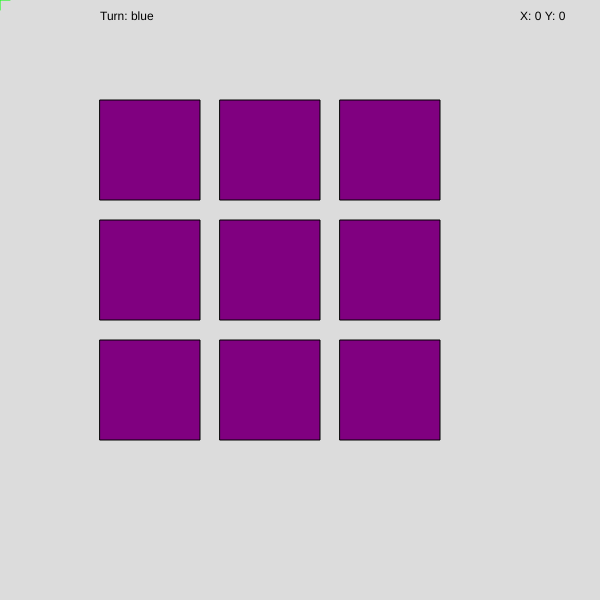
Frame 1 (no input)
Frame 60 (no input): identical to frame 1, image omitted
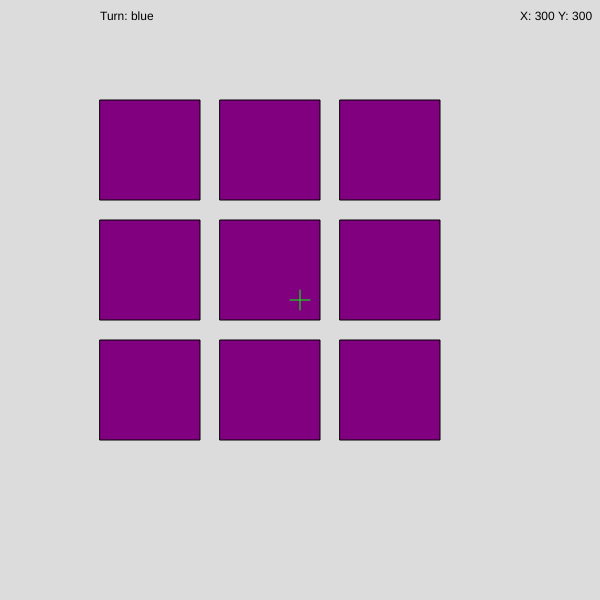
Frame 120 (the mouse pressed at the canvas centre since frame 60)

The p5.js sketch that drew these frames (run headless with seeded random() and noise() and a simulated clock; from frame 60 on, the mouse is pressed at the canvas centre):

// p5.js sketch
// ── sketch.js
// Grid state values ("purple" = empty, "blue" = player 1 / X, "red" = player 2 / O)
let value0 = "purple"; let value1 = "purple"; let value2 = "purple";
let value3 = "purple"; let value4 = "purple"; let value5 = "purple";
let value6 = "purple"; let value7 = "purple"; let value8 = "purple";

// keeps track of whose turn it is and if the game already ended
let currentPlayer = "blue";
let gameOver = false;
let winnerMessage = "";

function setup() {
  createCanvas(600, 600);
}

function draw() {
  background(220);

  // Display current mouse coordinates
  push();
  fill(0);
  text("X: " + mouseX + " Y: " + mouseY, 520, 20);
  pop();

  // Turn / winner message
  push();
  fill(0);
  if (gameOver == true) {
    text(winnerMessage + " - click to play again", 100, 20);
  } else {
    text("Turn: " + currentPlayer, 100, 20);
  }
  pop();

  // Draw the 3x3 interactive grid
  push();
  let vakjeX = 100;
  let vakjeY = 100;
  let vakjeW = 100;
  let vakjeH = 100;

  // Define functions to draw each rectangle
  vakje0 = () => { rect(vakjeX, vakjeY, vakjeW, vakjeH) };
  vakje1 = () => { rect(vakjeX, vakjeY, vakjeW, vakjeH) };
  vakje2 = () => { rect(vakjeX, vakjeY, vakjeW, vakjeH) };
  vakje3 = () => { rect(vakjeX, vakjeY, vakjeW, vakjeH) };
  vakje4 = () => { rect(vakjeX, vakjeY, vakjeW, vakjeH) };
  vakje5 = () => { rect(vakjeX, vakjeY, vakjeW, vakjeH) };
  vakje6 = () => { rect(vakjeX, vakjeY, vakjeW, vakjeH) };
  vakje7 = () => { rect(vakjeX, vakjeY, vakjeW, vakjeH) };
  vakje8 = () => { rect(vakjeX, vakjeY, vakjeW, vakjeH) };

  // Render Row 1
  fill(value0); vakje0();
  if (value0 === "blue") {
    stroke(255); strokeWeight(6);
    line(vakjeX + 20, vakjeY + 20, vakjeX + 80, vakjeY + 80);
    line(vakjeX + 80, vakjeY + 20, vakjeX + 20, vakjeY + 80);
  } else if (value0 === "red") {
    noFill(); stroke(255); strokeWeight(6);
    circle(vakjeX + 50, vakjeY + 50, 70);
  }
  vakjeX = vakjeX + 100 + 20;

  fill(value1); vakje1();
  if (value1 === "blue") {
    stroke(255); strokeWeight(6);
    line(vakjeX + 20, vakjeY + 20, vakjeX + 80, vakjeY + 80);
    line(vakjeX + 80, vakjeY + 20, vakjeX + 20, vakjeY + 80);
  } else if (value1 === "red") {
    noFill(); stroke(255); strokeWeight(6);
    circle(vakjeX + 50, vakjeY + 50, 70);
  }
  vakjeX = vakjeX + 100 + 20;

  fill(value2); vakje2();
  if (value2 === "blue") {
    stroke(255); strokeWeight(6);
    line(vakjeX + 20, vakjeY + 20, vakjeX + 80, vakjeY + 80);
    line(vakjeX + 80, vakjeY + 20, vakjeX + 20, vakjeY + 80);
  } else if (value2 === "red") {
    noFill(); stroke(255); strokeWeight(6);
    circle(vakjeX + 50, vakjeY + 50, 70);
  }
  vakjeX = vakjeX + 100 + 20;

  // Reset X position and move down to Row 2
  vakjeX = 100;
  vakjeY = vakjeY + 100 + 20;

  // Render Row 2
  fill(value3); vakje3();
  if (value3 === "blue") {
    stroke(255); strokeWeight(6);
    line(vakjeX + 20, vakjeY + 20, vakjeX + 80, vakjeY + 80);
    line(vakjeX + 80, vakjeY + 20, vakjeX + 20, vakjeY + 80);
  } else if (value3 === "red") {
    noFill(); stroke(255); strokeWeight(6);
    circle(vakjeX + 50, vakjeY + 50, 70);
  }
  vakjeX = vakjeX + 100 + 20;

  fill(value4); vakje4();
  if (value4 === "blue") {
    stroke(255); strokeWeight(6);
    line(vakjeX + 20, vakjeY + 20, vakjeX + 80, vakjeY + 80);
    line(vakjeX + 80, vakjeY + 20, vakjeX + 20, vakjeY + 80);
  } else if (value4 === "red") {
    noFill(); stroke(255); strokeWeight(6);
    circle(vakjeX + 50, vakjeY + 50, 70);
  }
  vakjeX = vakjeX + 100 + 20;

  fill(value5); vakje5();
  if (value5 === "blue") {
    stroke(255); strokeWeight(6);
    line(vakjeX + 20, vakjeY + 20, vakjeX + 80, vakjeY + 80);
    line(vakjeX + 80, vakjeY + 20, vakjeX + 20, vakjeY + 80);
  } else if (value5 === "red") {
    noFill(); stroke(255); strokeWeight(6);
    circle(vakjeX + 50, vakjeY + 50, 70);
  }
  vakjeX = vakjeX + 100 + 20;

  // Reset X position and move down to Row 3
  vakjeX = 100;
  vakjeY = vakjeY + 100 + 20;

  // Render Row 3
  fill(value6); vakje6();
  if (value6 === "blue") {
    stroke(255); strokeWeight(6);
    line(vakjeX + 20, vakjeY + 20, vakjeX + 80, vakjeY + 80);
    line(vakjeX + 80, vakjeY + 20, vakjeX + 20, vakjeY + 80);
  } else if (value6 === "red") {
    noFill(); stroke(255); strokeWeight(6);
    circle(vakjeX + 50, vakjeY + 50, 70);
  }
  vakjeX = vakjeX + 100 + 20;

  fill(value7); vakje7();
  if (value7 === "blue") {
    stroke(255); strokeWeight(6);
    line(vakjeX + 20, vakjeY + 20, vakjeX + 80, vakjeY + 80);
    line(vakjeX + 80, vakjeY + 20, vakjeX + 20, vakjeY + 80);
  } else if (value7 === "red") {
    noFill(); stroke(255); strokeWeight(6);
    circle(vakjeX + 50, vakjeY + 50, 70);
  }
  vakjeX = vakjeX + 100 + 20;

  fill(value8); vakje8();
  if (value8 === "blue") {
    stroke(255); strokeWeight(6);
    line(vakjeX + 20, vakjeY + 20, vakjeX + 80, vakjeY + 80);
    line(vakjeX + 80, vakjeY + 20, vakjeX + 20, vakjeY + 80);
  } else if (value8 === "red") {
    noFill(); stroke(255); strokeWeight(6);
    circle(vakjeX + 50, vakjeY + 50, 70);
  }
  vakjeX = vakjeX + 100 + 20;
  pop();

  // Draw green custom cursor
  push();
  noCursor();
  stroke(0, 255, 0);
  line(mouseX - 10, mouseY, mouseX + 10, mouseY);
  line(mouseX, mouseY - 10, mouseX, mouseY + 10);
  pop();
}

function mouseClicked() {

  // if the game already ended, this click resets the board for a new round
  if (gameOver == true) {
    value0 = "purple"; value1 = "purple"; value2 = "purple";
    value3 = "purple"; value4 = "purple"; value5 = "purple";
    value6 = "purple"; value7 = "purple"; value8 = "purple";
    gameOver = false;
    currentPlayer = "blue";
    winnerMessage = "";
    return;
  }

  // --- ROW 1 (mouseY goes from 100 to 200) ---

  // Square 0 (Column 1: X from 100 to 200)
  if (mouseX > 100 && mouseX < 200 && mouseY > 100 && mouseY < 200 && value0 === "purple") {
    value0 = currentPlayer;
    if (currentPlayer === "blue") {
      currentPlayer = "red";
    } else {
      currentPlayer = "blue";
    }
  }

  // Square 1 (Column 2: X from 220 to 320)
  if (mouseX > 220 && mouseX < 320 && mouseY > 100 && mouseY < 200 && value1 === "purple") {
    value1 = currentPlayer;
    if (currentPlayer === "blue") {
      currentPlayer = "red";
    } else {
      currentPlayer = "blue";
    }
  }

  // Square 2 (Column 3: X from 340 to 440)
  if (mouseX > 340 && mouseX < 440 && mouseY > 100 && mouseY < 200 && value2 === "purple") {
    value2 = currentPlayer;
    if (currentPlayer === "blue") {
      currentPlayer = "red";
    } else {
      currentPlayer = "blue";
    }
  }

  // --- ROW 2 (mouseY goes from 220 to 320) ---

  // Square 3 (Column 1: X from 100 to 200)
  if (mouseX > 100 && mouseX < 200 && mouseY > 220 && mouseY < 320 && value3 === "purple") {
    value3 = currentPlayer;
    if (currentPlayer === "blue") {
      currentPlayer = "red";
    } else {
      currentPlayer = "blue";
    }
  }

  // Square 4 (Column 2: X from 220 to 320)
  if (mouseX > 220 && mouseX < 320 && mouseY > 220 && mouseY < 320 && value4 === "purple") {
    value4 = currentPlayer;
    if (currentPlayer === "blue") {
      currentPlayer = "red";
    } else {
      currentPlayer = "blue";
    }
  }

  // Square 5 (Column 3: X from 340 to 440)
  if (mouseX > 340 && mouseX < 440 && mouseY > 220 && mouseY < 320 && value5 === "purple") {
    value5 = currentPlayer;
    if (currentPlayer === "blue") {
      currentPlayer = "red";
    } else {
      currentPlayer = "blue";
    }
  }

  // --- ROW 3 (mouseY goes from 340 to 440) ---

  // Square 6 (Column 1: X from 100 to 200)
  if (mouseX > 100 && mouseX < 200 && mouseY > 340 && mouseY < 440 && value6 === "purple") {
    value6 = currentPlayer;
    if (currentPlayer === "blue") {
      currentPlayer = "red";
    } else {
      currentPlayer = "blue";
    }
  }

  // Square 7 (Column 2: X from 220 to 320)
  if (mouseX > 220 && mouseX < 320 && mouseY > 340 && mouseY < 440 && value7 === "purple") {
    value7 = currentPlayer;
    if (currentPlayer === "blue") {
      currentPlayer = "red";
    } else {
      currentPlayer = "blue";
    }
  }

  // Square 8 (Column 3: X from 340 to 440)
  if (mouseX > 340 && mouseX < 440 && mouseY > 340 && mouseY < 440 && value8 === "purple") {
    value8 = currentPlayer;
    if (currentPlayer === "blue") {
      currentPlayer = "red";
    } else {
      currentPlayer = "blue";
    }
  }

  // check every possible line of 3 (rows, columns, diagonals)
  if (value0 !== "purple" && value0 === value1 && value1 === value2) {
    gameOver = true;
    if (value0 === "blue") {
      winnerMessage = "Player 1 (Blue/X) wins!";
    } else {
      winnerMessage = "Player 2 (Red/O) wins!";
    }
    
  } else if (value3 !== "purple" && value3 === value4 && value4 === value5) {
    gameOver = true;
    if (value3 === "blue") {
      winnerMessage = "Player 1 (Blue/X) wins!";
    } else {
      winnerMessage = "Player 2 (Red/O) wins!";
    }
    
  } else if (value6 !== "purple" && value6 === value7 && value7 === value8) {
    gameOver = true;
    if (value6 === "blue") {
      winnerMessage = "Player 1 (Blue/X) wins!";
    } else {
      winnerMessage = "Player 2 (Red/O) wins!";
    }
    
  } else if (value0 !== "purple" && value0 === value3 && value3 === value6) {
    gameOver = true;
    if (value0 === "blue") {
      winnerMessage = "Player 1 (Blue/X) wins!";
    } else {
      winnerMessage = "Player 2 (Red/O) wins!";
    }
    
  } else if (value1 !== "purple" && value1 === value4 && value4 === value7) {
    gameOver = true;
    if (value1 === "blue") {
      winnerMessage = "Player 1 (Blue/X) wins!";
    } else {
      winnerMessage = "Player 2 (Red/O) wins!";
    }
    
  } else if (value2 !== "purple" && value2 === value5 && value5 === value8) {
    gameOver = true;
    if (value2 === "blue") {
      winnerMessage = "Player 1 (Blue/X) wins!";
    } else {
      winnerMessage = "Player 2 (Red/O) wins!";
    }
    
  } else if (value0 !== "purple" && value0 === value4 && value4 === value8) {
    gameOver = true;
    if (value0 === "blue") {
      winnerMessage = "Player 1 (Blue/X) wins!";
    } else {
      winnerMessage = "Player 2 (Red/O) wins!";
    }
    
  } else if (value2 !== "purple" && value2 === value4 && value4 === value6) {
    gameOver = true;
    if (value2 === "blue") {
      winnerMessage = "Player 1 (Blue/X) wins!";
    } else {
      winnerMessage = "Player 2 (Red/O) wins!";
    }
    
  }

  // if nobody won and every square is filled, its a tie: just clear the board and keep playing
  if (gameOver == false) {
    if (value0 != "purple" && value1 != "purple" && value2 != "purple" && value3 != "purple" && value4 != "purple" && value5 != "purple" && value6 != "purple" && value7 != "purple" && value8 != "purple") {
      value0 = "purple"; value1 = "purple"; value2 = "purple";
      value3 = "purple"; value4 = "purple"; value5 = "purple";
      value6 = "purple"; value7 = "purple"; value8 = "purple";
    }
  }
}
